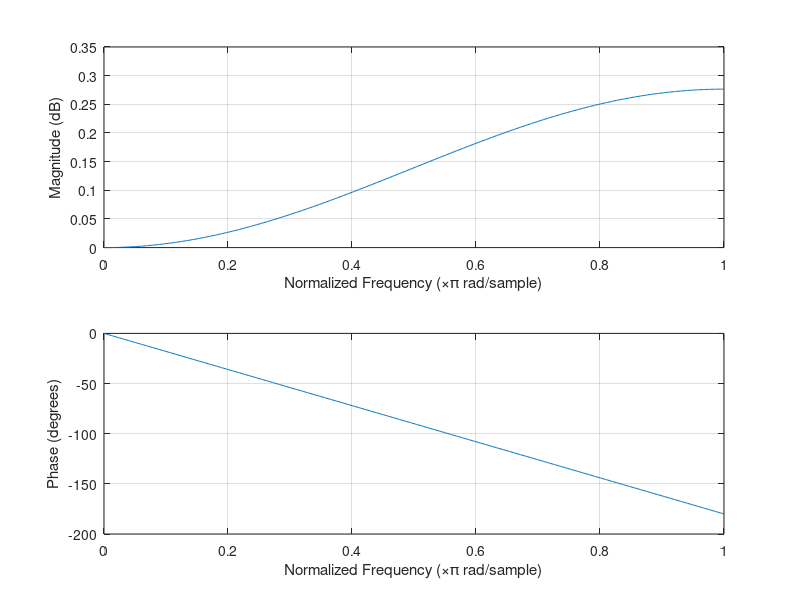

Reproduce this figure in MATLAB.
wp1 = 0.2;
wp2 = 0.7;
ws1 = 0.3;
ws2 = 0.6;
dels = 0.1;
Fs = 8000;
N1 = -20*log10(dels) - 7.95;
N2 = 14.36 * (ws2 - ws1) * Fs / (2*pi);
N = N1 / N2;
M = max(1, ceil(N));
disp(M)
wc1 = (wp1 + ws1) / 2;
wc2 = (wp2 + ws2) / 2;
disp(wc1)
disp(wc2)
b = fir1(M, [wc1, wc2], 'stop').*hamming(M);
figure(4);
freqz(b, 1, 512);
